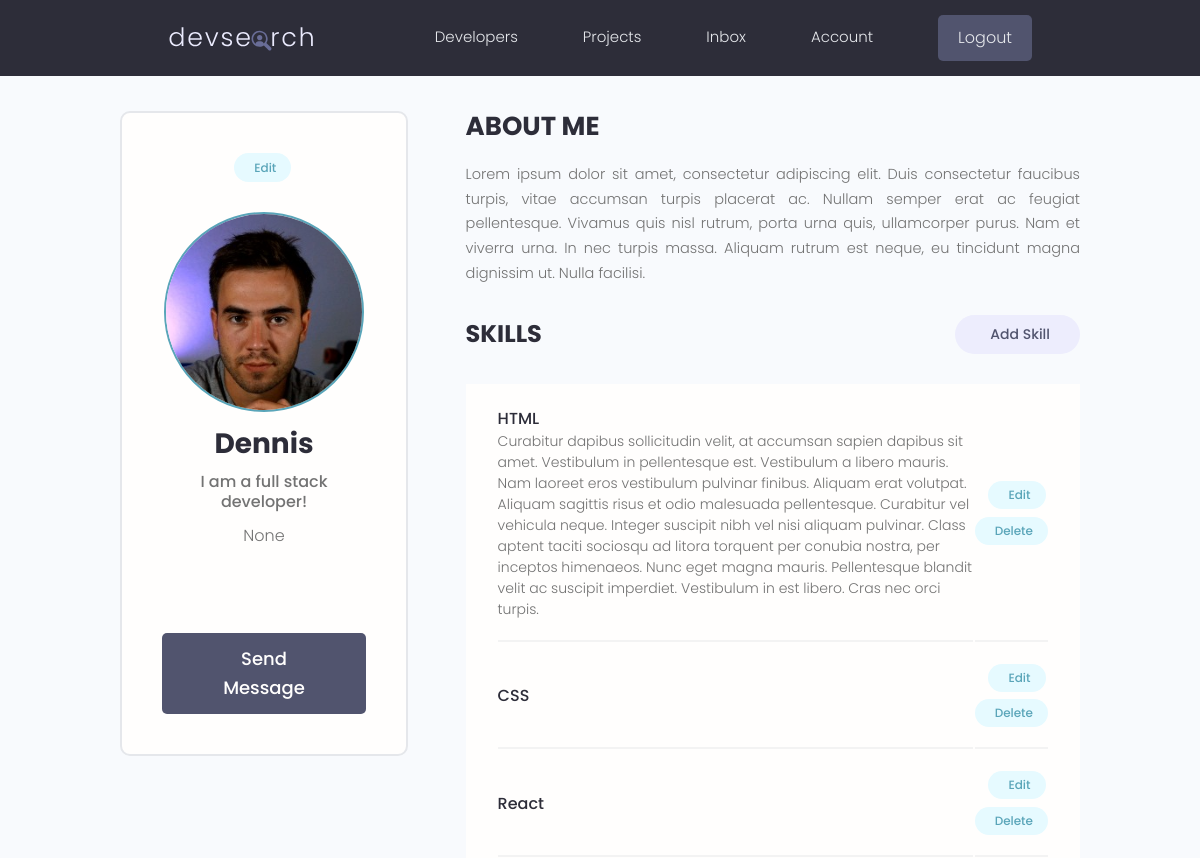
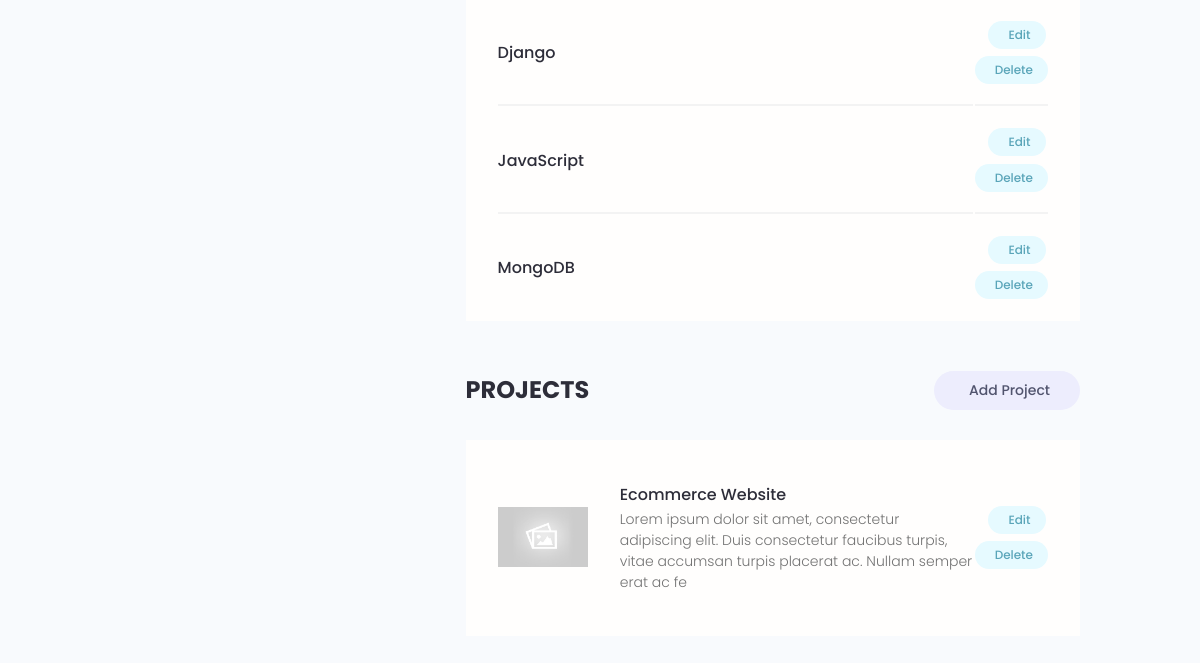
Before: /account/ (signed in) with the older database file (2 pictures, top to bottom).
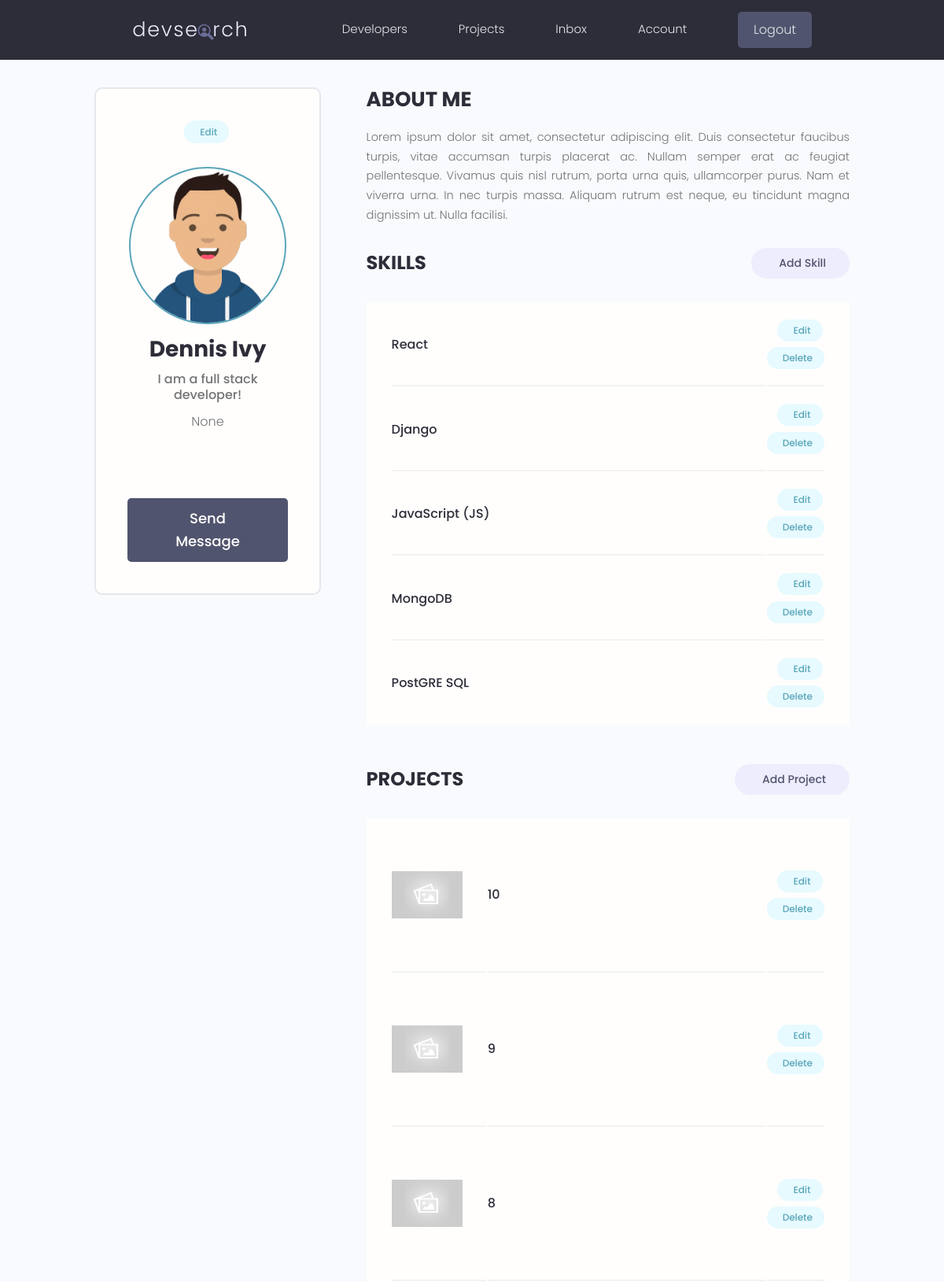
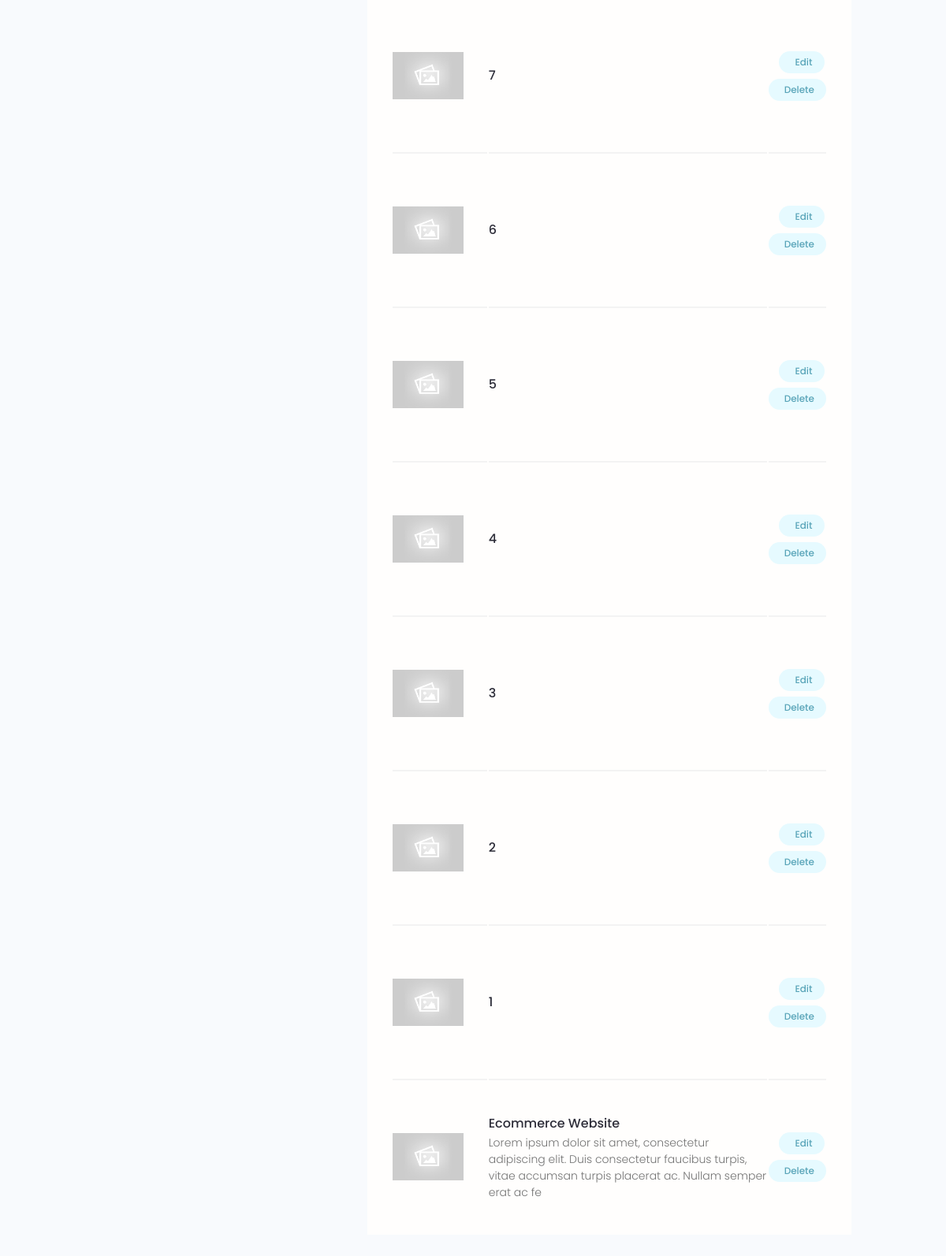
After: the same page with the newer database file (2 pictures, top to bottom).
### users/models.py (models this page shows, shortened)
class Profile(models.Model):
    user = models.OneToOneField(
        User, on_delete=models.CASCADE, null=True, blank=True)
    name = models.CharField(max_length=200, blank=True, null=True)
    email = models.EmailField(max_length=500, blank=True, null=True)
    username = models.CharField(max_length=200, blank=True, null=True)
    location = models.CharField(max_length=200, blank=True, null=True)
    short_intro = models.CharField(max_length=500, blank=True, null=True)
    bio = models.TextField(blank=True, null=True)
    profile_image = models.ImageField(
        null=True, blank=True, upload_to='profiles/', default='profiles/user-default.png')
    social_github = models.CharField(max_length=200, blank=True, null=True)
    social_twitter = models.CharField(max_length=200, blank=True, null=True)
    social_linkedin = models.CharField(max_length=200, blank=True, null=True)
    social_youtube = models.CharField(max_length=200, blank=True, null=True)
    social_website = models.CharField(max_length=200, blank=True, null=True)
    created = models.DateTimeField(auto_now_add=True)
    id = models.UUIDField(default=uuid.uuid4, unique=True,
                          primary_key=True, editable=False)

class Skill(models.Model):
    owner = models.ForeignKey(
        Profile, on_delete=models.CASCADE, null=True, blank=True)
    name = models.CharField(max_length=200, null=True, blank=True)
    description = models.TextField(null=True, blank=True)
    created = models.DateTimeField(auto_now_add=True)
    id = models.UUIDField(default=uuid.uuid4, unique=True,
                          primary_key=True, editable=False)

### projects/models.py (models this page shows, shortened)
class Project(models.Model):
    owner = models.ForeignKey(Profile, null=True, blank=True, on_delete=models.SET_NULL)
    title = models.CharField(max_length=200)
    description = models.TextField(null=True, blank=True)  # not required field
    featured_image = models.ImageField(null=True, blank=True, default = 'default.jpg')
    demo_link = models.CharField(max_length=1000, null=True, blank=True)
    source_link = models.CharField(max_length=2000, null=True, blank=True)
    tags = models.ManyToManyField('Tag', blank=True)
    vote_total = models.IntegerField(default=0, null=True, blank=True)
    vote_ratio = models.IntegerField(default=0, null=True, blank=True)
    created = models.DateTimeField(auto_now_add=True)
    id = models.UUIDField(default=uuid.uuid4, unique=True,
                          primary_key=True, editable=False)
    class Meta:
        ordering = ['-created']

### users/views.py (the view)
# urls.py: path('account/', views.userAccount, name='account'),
@login_required(login_url='login')
def userAccount(request):
    profile = request.user.profile
    skills = profile.skill_set.all()
    projects = profile.project_set.all()
    context = {'profile': profile, 'skills': skills, 'projects': projects}
    return render(request, 'users/account.html', context)

### users/templates/users/account.html (shortened to what this page needs)
{% extends 'main.html' %} {% block content %}
<main class="settingsPage profile my-md">
  <div class="container">
    <div class="layout">
      <div class="column column--1of3">
        <div class="card text-center">
          <div class="card__body dev">
            <a class="tag tag--pill tag--main settings__btn" href="{% url 'edit-account' %}"
              > Edit</a
            >
            <img
              class="avatar avatar--xl dev__avatar"
              src="{{profile.profile_image.url}}"
            />
            <h2 class="dev__name">{{profile.name}}</h2>
            <p class="dev__title">{{profile.short_intro}}</p>
            <p class="dev__location">{{profile.location}}</p>
            <ul class="dev__social">
            </ul>
            <a href="#" class="btn btn--sub btn--lg">Send Message </a>
          </div>
        </div>
      </div>
      <div class="column column--2of3">
        <div class="devInfo">
          <h3 class="devInfo__title">About Me</h3>
          <p class="devInfo__about">{{profile.bio}}</p>
        </div>
        <div class="settings">
          <h3 class="settings__title">Skills</h3>
          <a class="tag tag--pill tag--sub settings__btn tag--lg" href="{% url 'create-skill' %}"
            > Add Skill</a
          >
        </div>
        <table class="settings__table">
          {% for skill in skills %}
          <tr>
            <td class="settings__tableInfo">
              <h4>{{skill.name}}</h4>
              <p>{{skill.description}}</p>
            </td>
            <td class="settings__tableActions">
              <a class="tag tag--pill tag--main settings__btn" href="{% url 'update-skill' skill.id %}"
                > Edit</a
              >
              <a class="tag tag--pill tag--main settings__btn" href="{% url 'delete-skill' skill.id %}?next=/account"
                > Delete</a
              >
            </td>
          </tr>
          {% endfor %}
        </table>
        <div class="settings">
          <h3 class="settings__title">Projects</h3>
          <a class="tag tag--pill tag--sub settings__btn tag--lg" href="{% url 'create-project' %}"
            > Add Project</a
          >
        </div>
        <table class="settings__table">
          {% for project in projects %}
          <tr>
            <td class="settings__thumbnail">
              <a href="{% url 'project' project.id %}"
                ><img
                  src="{{project.featured_image.url}}"
                  alt="Project Thumbnail"
              /></a>
            </td>
            <td class="settings__tableInfo">
              <a href="{% url 'project' project.id %}">{{project.title}}</a>
              <p>{{project.description|slice:"150"}}</p>
            </td>
            <td class="settings__tableActions">
              <a class="tag tag--pill tag--main settings__btn" href="{% url 'update-project' project.id %}"
                > Edit</a
              >
              <a class="tag tag--pill tag--main settings__btn" href="{% url 'delete-project' project.id %}?next=/account"
                > Delete</a
              >
            </td>
          </tr>
          {% endfor %}
        </table>
      </div>
    </div>
  </div>
</main>
{% endblock content %}

Changed rows visible on the page:
removed Skill: name "HTML", description "Curabitur dapibus sollicitudin velit, at accumsan sapien dapibus sit amet. Vestibulum in pellentesque est. Vestibulum a libero mauris. Nam laoreet eros vestibulum pulvinar finibus. Aliquam erat volutpat. Aliquam sagittis risus et odio malesuada pellentesque. Curabitur vel vehicula neque. Integer suscipit nibh vel nisi aliquam pulvinar. Class aptent taciti sociosqu ad litora torquent per conubia nostra, per inceptos himenaeos. Nunc eget magna mauris. Pellentesque blandit velit ac suscipit imperdiet. Vestibulum in est libero. Cras nec orci turpis."
removed Skill: name "CSS"
changed Profile "I am a full stack developer!": profile_image: a different picture; name "Dennis" → "Dennis Ivy"
changed Skill: name "JavaScript" → "JavaScript (JS)"
added Skill: name "PostGRE SQL"
added Project: featured_image (placeholder picture), title "10"
added Project: featured_image (placeholder picture), title "9"
added Project: featured_image (placeholder picture), title "8"
added Project: featured_image (placeholder picture), title "7"
added Project: featured_image (placeholder picture), title "6"
added Project: featured_image (placeholder picture), title "5"
added Project: featured_image (placeholder picture), title "4"
added Project: featured_image (placeholder picture), title "3"
added Project: featured_image (placeholder picture), title "2"
added Project: featured_image (placeholder picture), title "1"
